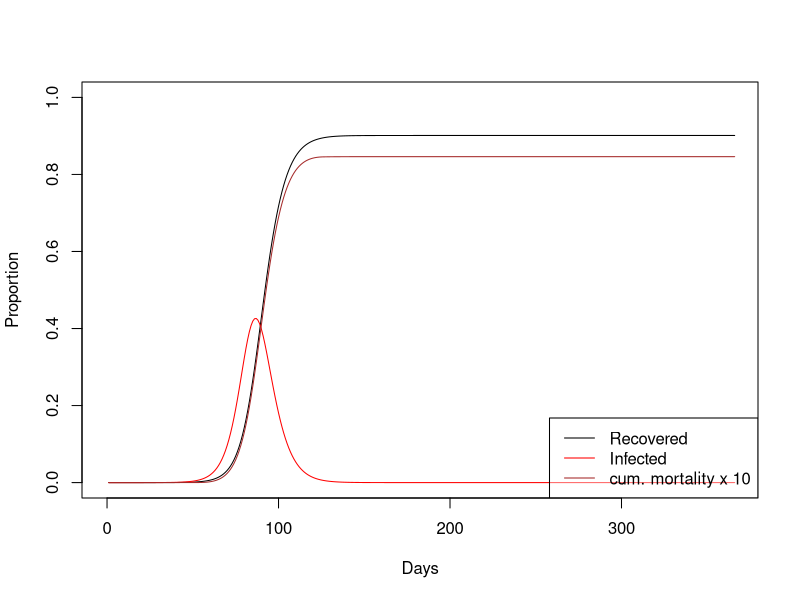
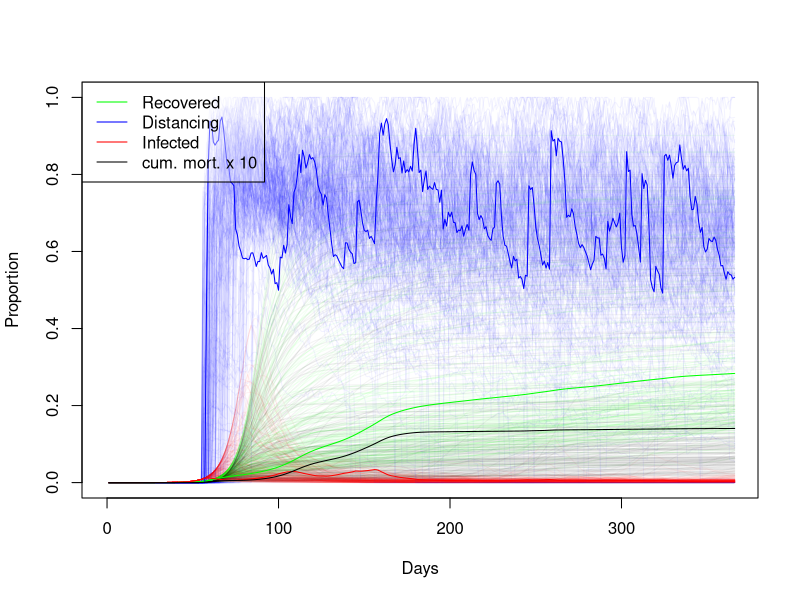

Source code (R) for these figures, in order:
## Simulation of management of Covid-19 outbreak in the UK.
library(nleqslv) # nonlinear solver

# Parameters (unit: days)
incubation_time <- 5.1 # Ferguson et al. 
incubation_time <- incubation_time +1 # fudge to reproduce R0 and generation time 
start_trans_symp <- incubation_time - 0.5 # Ferguson et al. 
start_trans_asymp <- start_trans_symp # Ferguson et al. 
prop_symptoms <- 0.2 # https://www.thelancet.com/journals/lancet/article/PIIS0140-6736(20)30567-5/fulltext
#prop_symptoms <- 1/3 # Ferguson et al. 
prop_critical <- 0.06 # To be implemented # https://www.thelancet.com/journals/lancet/article/PIIS0140-6736(20)30567-5/fulltext
mean_generation_time <- 6.5 # Ferguson et al. 
#generation_time_alpha <- 3 # shape parameter of an assumed gamma distribution, https://academic.oup.com/biostatistics/article/12/2/303/280518
generation_time_alpha <- 2 # 1 # shape parameter of an assumed gamma distribution, fudge to reproduce r
R0 <- 2.4 # Ferguson et al. 
inf_symp_asymp_ratio <- 2  # Ferguson et al.  
UK_population_size <- 66.44e6
pop_size <- UK_population_size

case_fatality_rate_1 <- 0.009 # hospitals below capacity # to be implemented...
case_fatality_rate_2 <- 0.09 # hospitals over capacity # to be implemented...
hospitalization_rate <- 0.044 # to be implemented...
critical_care_rate <- 0.044 * 0.3 # to be implemented...
critical_care_hospital_time <- 10
hospital_load_factor <- 
  critical_care_rate * critical_care_hospital_time / 
  mean_generation_time
critical_care_beds <- 8175 # uk number of respirators 
## Threshold for proportion infected:
critical_care_beds / (hospital_load_factor * pop_size) 

# ## Check:
# r <- (R0^(1/generation_time_alpha)-1) * generation_time_alpha/mean_generation_time;
# # linear growth rate
# r
# # doubling time
# #exp(r*T_double)==2 -> T_double == log(2)/r
# log(2)/r

policy_intervention_rate <- 1/6 # https://lab.gedidigital.it/gedi-visual/2020/coronavirus-i-contagi-in-italia/




# Stages:
stages <- c(
  "S", # susceptible
  "Is1", # symptomatic infected no trans
  "Is2", # symptomatic infected trans
  "Ia1", # symptomatic asymptomatic no trans
  "Ia2", # symptomatic asymptomatic trans
  "R", # recovered or deceased
  c() )
n_stages <- length(stages)

# Infected stages
IStages <- c("Is1", "Is2", "Ia1", "Ia2")
# Infectious (test postive) stages
PStages <- c("Is2", "Ia2")


## Linear dynamics:
# We still need to adjust two parameters: 
# Is2_inf: infectiousness of Is2 srage (scales other stages)
# rec_rate: recovery rate of transmitting individuals
# This adjustment is done such as fitting R0 and mean_generation_time

## The "survivial" part of the population matrix
SS_calc <- function(Is2_inf,rec_rate){
  SS <- matrix(0,nrow = n_stages,ncol= n_stages,
               dimnames = list(Next=stages,Current=stages) )
  SS["S","S"] <- 1
  SS["Is2","Is1"] <- 1/start_trans_symp
  SS["Is1","Is1"] <- 1-1/start_trans_symp
  SS["Ia2","Ia1"] <- 1/start_trans_asymp
  SS["Ia1","Ia1"] <- 1-1/start_trans_asymp
  SS["R","Ia2"] <- rec_rate
  SS["Ia2","Ia2"] <- 1-rec_rate
  SS["R","Is2"] <- rec_rate
  SS["Is2","Is2"] <- 1-rec_rate
  SS["R","R"] <- 1
  return(SS)
}

## Density indepent factor of the "fertility" (= transmission) matrix
FF0_calc <- function(Is2_inf,rec_rate){
  FF0 <- matrix(0,nrow = n_stages,ncol= n_stages,
                dimnames = list(Next=stages,Current=stages) )
  FF0["Is1","Is2"] <- Is2_inf * prop_symptoms 
  FF0["Ia1","Is2"] <- Is2_inf * (1-prop_symptoms)
  FF0["Is1","Ia2"] <- Is2_inf * prop_symptoms  / inf_symp_asymp_ratio
  FF0["Ia1","Ia2"] <- Is2_inf * (1-prop_symptoms)  / inf_symp_asymp_ratio
  return(FF0)
}

## Calculate the "fertility" (= transmission) part of the population matrix
FF_calc <- function(Is2_inf,rec_rate){
  FF0 <- FF0_calc(Is2_inf,rec_rate)
  return(FF0 * pop_size)
}

eigenvalue_index <- function(eig_values){
  w <- which(abs(eig_values)==eig_values & eig_values != 1)
  return(w[which.max(eig_values[w])])
}

get_mean_generation_time <- function(SS,FF){
  # See page 842 of Bienvenu, F.; Legendre, S. (2015). "A New Approach to the Generation Time in Matrix Population Models" (PDF). The American Naturalist. 185 (6): 834–843. doi:10.1086/681104. PMID 25996867.
  L <- SS+FF
  eig <- eigen(L)
  i <- eigenvalue_index(eig$values)
  w <- eig$vectors[,i]
  t_eig <- eigen(t(L))
  j <- min(which(abs(t_eig$values - eig$values[i])<1e-10))
  v <- t_eig$vectors[,j]
  if(abs(t(v) %*% w)<1e-10) {
    print(c(i,j))
    print(eig$values)
    print(t_eig$values)
    print(w)
    print(v)
    stop("Potential eigenvector index mixup")
  }
  T_gen <- 1 + (t(v) %*% SS %*% w) / (t(v) %*% FF %*% w) 
  return(T_gen)
}

R0_and_Tgen <- function(SS,FF){
  L <- SS + FF
  Tgen <- get_mean_generation_time(SS,FF)
  eig <- eigen(L[IStages,IStages])
  i <- eigenvalue_index(eig$values)
  r <- log(eig$values[i])
  # https://beast.community/estimating_R0
  # https://www.sciencedirect.com/science/article/pii/S1755436518300847
  generation_time_beta <- generation_time_alpha / Tgen
  R0 <- (1+r/generation_time_beta)^generation_time_alpha
  return(c(R0,Tgen))
}

R0_and_Tgen_diff <- function(x){
  as.numeric(
    with(as.list(x),
         R0_and_Tgen(SS_calc(Is2_inf,rec_rate),FF_calc(Is2_inf,rec_rate)) - 
           c(R0,mean_generation_time) ))
}
initialGuess <- c(Is2_inf=5.234017e-07/20,rec_rate=0.01 )
# #Tests
# with(as.list(initialGuess),
#      SS_calc(Is2_inf,rec_rate)+FF_calc(Is2_inf,rec_rate))
# with(as.list(initialGuess),
#      get_mean_generation_time(SS_calc(Is2_inf,rec_rate),FF_calc(Is2_inf,rec_rate)))
# with(as.list(initialGuess),
#      R0_and_Tgen(SS_calc(Is2_inf,rec_rate),FF_calc(Is2_inf,rec_rate)))
R0_and_Tgen_diff(initialGuess)

## Find parameters to fit R0 and generation time
fit <- nleqslv(initialGuess,R0_and_Tgen_diff);
fit$message  # should be "Function criterion near zero" or "x-values within tolerance 'xtol'"
fit$x
## double check
with(as.list(fit$x),
     R0_and_Tgen(SS_calc(Is2_inf,rec_rate),FF_calc(Is2_inf,rec_rate)))

SS <- with(as.list(fit$x),SS_calc(Is2_inf,rec_rate))
FF <- with(as.list(fit$x),FF_calc(Is2_inf,rec_rate))
FF0 <- with(as.list(fit$x),FF0_calc(Is2_inf,rec_rate))
L <- SS + FF

  
IStages <- c("Is1", "Is2", "Ia1", "Ia2")
#get_mean_generation_time(SS[IStages,IStages],FF[IStages,IStages])
linear_growth_rate <- # linear growth rate r should be around 0.2
  log(eigen(L[IStages,IStages])$values[1]) 
linear_growth_rate

# Non-linear dynamics
n_steps <- 365
state <- matrix(0, nrow=n_steps+1, ncol=n_stages)
colnames(state) <- stages
S_index <- which(stages == "S")
state[1,"Ia1"] <- 100
state[1,"S"] <- pop_size - state[1,"Ia1"]
deaths <- rep(NA,n_steps+1) # deaths per step
deaths[1] <- 0

compute_deaths <- function(state_snippet){
  total_infected <- sum(state_snippet[1,IStages])
  respirator_demand <- hospital_load_factor * total_infected
  with_respirator <- min(critical_care_beds, respirator_demand)
  without_respirator <- respirator_demand - with_respirator
  fatality_rate <-
    (with_respirator * case_fatality_rate_1 + without_respirator * case_fatality_rate_2)/
    respirator_demand
  rec <- state_snippet[2,"R"] - state_snippet[1,"R"]
  deaths <- rec * fatality_rate
  return(deaths)
}

## Simulate without policy interventions
plot(c(0),type="n",ylim=c(0,1),xlim=c(0,n_steps),xlab="Days",ylab="Proportion")
for(i in 1:n_steps){
  Lx <- SS + FF0 * state[i,"S"]
  state[i+1,] <- Lx %*% state[i,]
  state[i+1,"S"] <- pop_size - sum(state[i+1,-S_index])
  deaths[i+1] <- compute_deaths(state[c(0,1)+i,])
}
lines((state[,"R"]-cumsum(deaths))/pop_size,col="black",type="l")
lines(rowSums(state[,IStages])/pop_size,col="red",type="l")
lines(cumsum(deaths)/pop_size*1e1,col="brown",type="l")
legend(x="bottomright",
       legend = c("Recovered","Infected","cum. mortality x 10"),
       col=c("black","red","brown"),lty=1,bg=rgb(1,1,1,alpha = 0.4))

## Simulate policy interventions with uncertainty
dfac <- rep(NA,n_steps+1) # social distancing factor, the controll parameter
dfac[1] <- 1 # social distancing factor, the controll parameter
growth_rate <- linear_growth_rate
n_runs <- 200
other_runs_transparency <- 0.05
# plot(c(0),type="n",ylim=c(0,1),xlim=c(0,n_steps),ylab="Proportion immunized",xlab="Days")
# plot(c(0),type="n",ylim=c(0,1),xlim=c(0,n_steps),ylab="Social Distancing Factor",xlab="Days")
# plot(c(0),type="n",ylim=c(0,1),xlim=c(0,n_steps),ylab="Proportion infected",xlab="Days")
plot(c(0),type="n",ylim=c(0,1),xlim=c(0,n_steps),xlab="Days",ylab="Proportion")
for(run in 1:n_runs){
  for(i in 1:n_steps){
    dfac[i+1] <- 1-exp(min(0,(log(1-dfac[i])+rnorm(1,-1/(30*6),1/30)))) # decline of compliance
    if(runif(1)< policy_intervention_rate){# adjust policy:
      if(state[i,"Is2"]/pop_size > 0.0005 && growth_rate > 0){ # more measures
        dfac[i+1] <- dfac[i+1] * runif(1,0.2,1) # outcome is uncertain
      }else if(state[i,"Is2"]/pop_size < 0.001 && growth_rate <  0){ # less measures
        current_R <- R0_and_Tgen(SS,FF0 * state[i,"S"] * dfac[i])[1]
        if(is.na(current_R) || current_R < 1)
          dfac[i+1] <- min(1,dfac[i+1]*runif(1,1,1.5)) # outcome uncertain
      }
    }
    Lx <- SS + FF0 * state[i,"S"] * dfac[i+1]
    state[i+1,] <- Lx %*% state[i,]
    state[i+1,"S"] <- pop_size - sum(state[i+1,-S_index])
    deaths[i+1] <- compute_deaths(state[c(0,1)+i,])
    growth_rate <- log(sum(state[i+1,PStages])/sum(state[i,PStages]))
  }
  line_alpha <- ifelse(run > n_runs-1,1,other_runs_transparency)*255
  plotcol <- do.call(rgb,as.list(c(col2rgb("green"),alpha=line_alpha,max = 255)))
  lines((state[,"R"]-cumsum(deaths))/pop_size,col=plotcol,type="l")
  plotcol <- do.call(rgb,as.list(c(col2rgb("blue"),alpha=line_alpha,max = 255)))
  lines(1-dfac,col=plotcol,type="l")
  plotcol <- do.call(rgb,as.list(c(col2rgb("red"),alpha=line_alpha,max = 255)))
  lines(rowSums(state[,IStages])/pop_size,col=plotcol,type="l")
  plotcol <- do.call(rgb,as.list(c(col2rgb("black"),alpha=line_alpha,max = 255)))
  lines(cumsum(deaths)/pop_size * 1e1,col=plotcol,type="l")
}
legend(x="topleft",
       legend = c("Recovered","Distancing","Infected","cum. mort. x 10"),
       col=c("green","blue","red","black"),lty=1,bg=rgb(1,1,1,alpha = 0.4))
